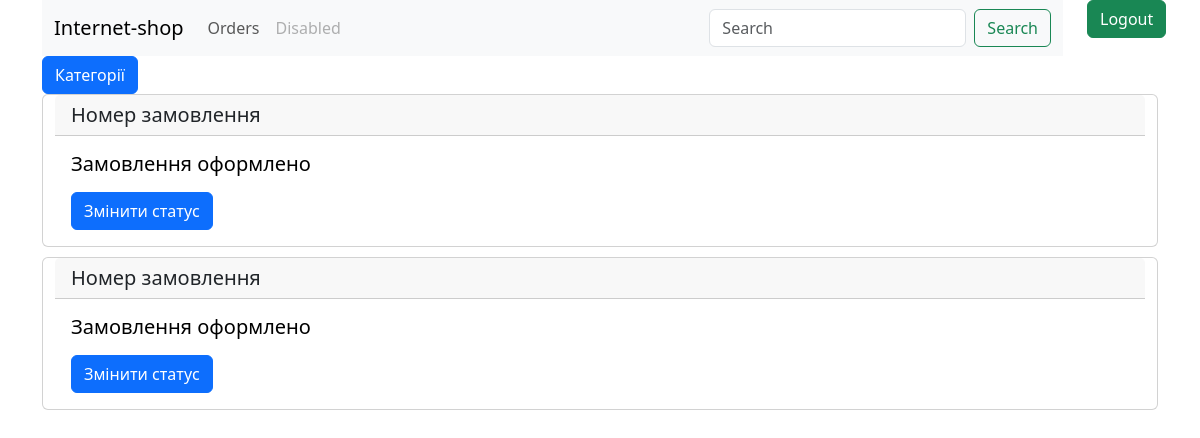
Before: /shop/orders/manager/1/ (signed in) with the older database file.
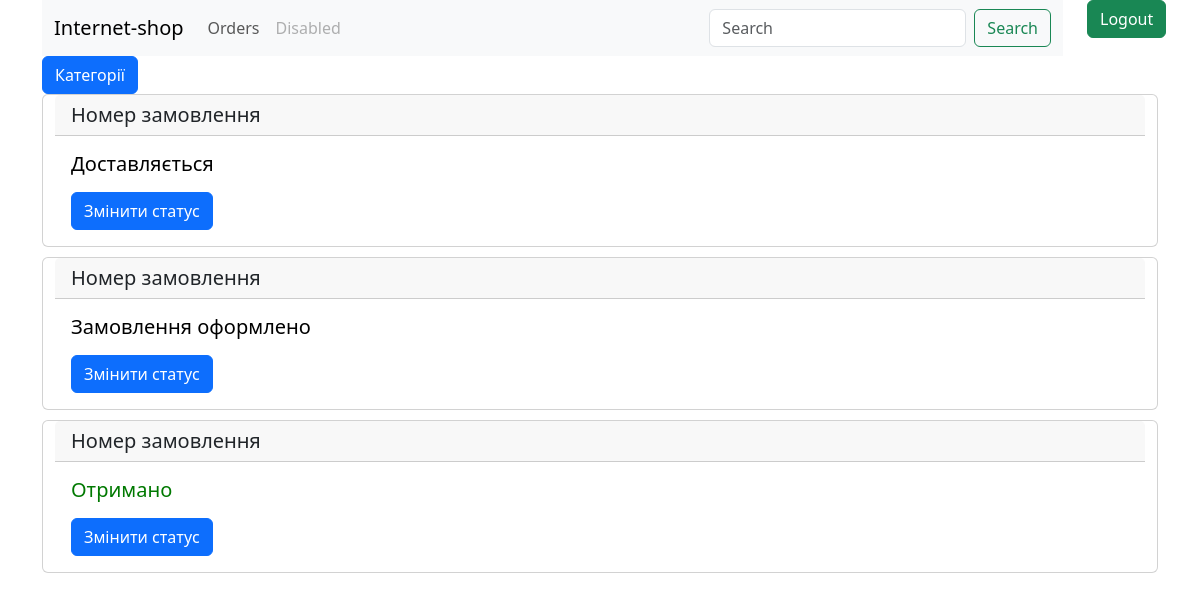
After: the same page with the newer database file.
### shop/models.py (models this page shows)
class Orders(models.Model):
    STATUS_CHOICES = [
        ['framed','Замовлення оформлено'],
        ['transit', 'Доставляється' ],
        ['delivered', 'Доставлено'],
        ['received','Отримано'],
        ['canceled', 'Скасовано'],
    ]
    user = models.ForeignKey(User, models.CASCADE)
    date = models.DateTimeField(auto_now=True)
    status = models.CharField(max_length=20, choices=STATUS_CHOICES, default='framed')
    total_price = models.IntegerField(blank=True, null=True)

### shop/views.py (the view)
# urls.py: path('orders/manager/<int:user_pk>/', views.OrderListManagerView.as_view(), name = 'orders_manager'),
class OrderListManagerView(PermissionRequiredMixin, ListView):
    permission_required = 'shop.change_orders'
    template_name = 'shop/orders_manager.html'
    model = Orders
    context_object_name = 'orders'
    def get_context_data(self, **kwargs: Any) -> Dict[str, Any]:
        context = super().get_context_data(**kwargs)
        colors = []
        for order in context['orders']:
            if order.status == 'received':
                colors.append('rgb(0, 121, 1)')
            elif order.status == 'canceled':
                colors.append('red')
            else:
                colors.append('black')
        context['combined'] = zip(context['orders'], colors)
        return context

### templates/shop/orders_manager.html (shortened to what this page needs)
{% extends 'base.html' %}
{% block content %}
    <div class="container">
        {% for order, color in combined %}
        <div class="row">
            <div class="card" style="margin-bottom: 10px;">
                <h5 class="card-header">Номер замовлення</h5>
                <div class="card-body">
                    <h5 class="card-title" style="color:{{color}}">{{order.get_status_display}}</h5>
                    <a href="{% url 'update_order_status' order.pk %}" class="btn btn-primary">Змінити статус</a>
                </div>
              </div>
        </div>
        {% endfor %}
    </div>
{% endblock %}

Changed rows visible on the page:
removed Orders: status "Замовлення оформлено"
added Orders: status "Доставляється"
added Orders: status "Отримано"
